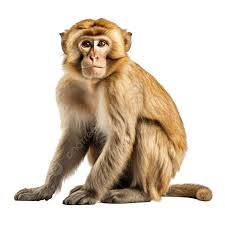
#> input picture course-2/opencv/opencv1/monk.png, 225 x 225 px, found by its file name
$ python main1.py
#> lines starting #> are read from the running program, lines starting #| are printed output that depends on the picture
# Rotate an image by 45 degrees and adjust its
# brightness to see the effects of basic
# arithmetic operations on images.
import cv2
import matplotlib.pyplot as plt


image=cv2.imread("course-2\opencv\opencv1\monk.png")
#> image is the input picture: shape (225, 225, 3); mean B, G, R 191.8, 206.3, 218.8
image_rgb=cv2.cvtColor(image,cv2.COLOR_BGR2RGB)
h,w=image.shape[:2] #return h and w but the first value is width
#> h = 225; w = 225
c=(w//2,h//2)
#> c = (112, 112)
print(c)
#| (112, 112)
m=cv2.getRotationMatrix2D(c,45,1)
# Rotate the image by 45 degrees
rotated_image=cv2.warpAffine(image,m,(w,h))
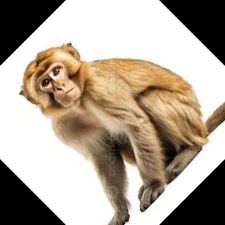
#> rotated_image: shape (225, 225, 3); mean B, G, R 149.9, 164.1, 176.4

r_rgb=cv2.cvtColor(rotated_image,cv2.COLOR_BGR2RGB)
plt.imshow(r_rgb)
plt.title("Rotated Image")
plt.show()

# Increase brightness by adding 50 to all pixel values
# Use cv2.add to avoid negative values or overflow
#> (the run stopped early here; a loop or call above may not have finished)
